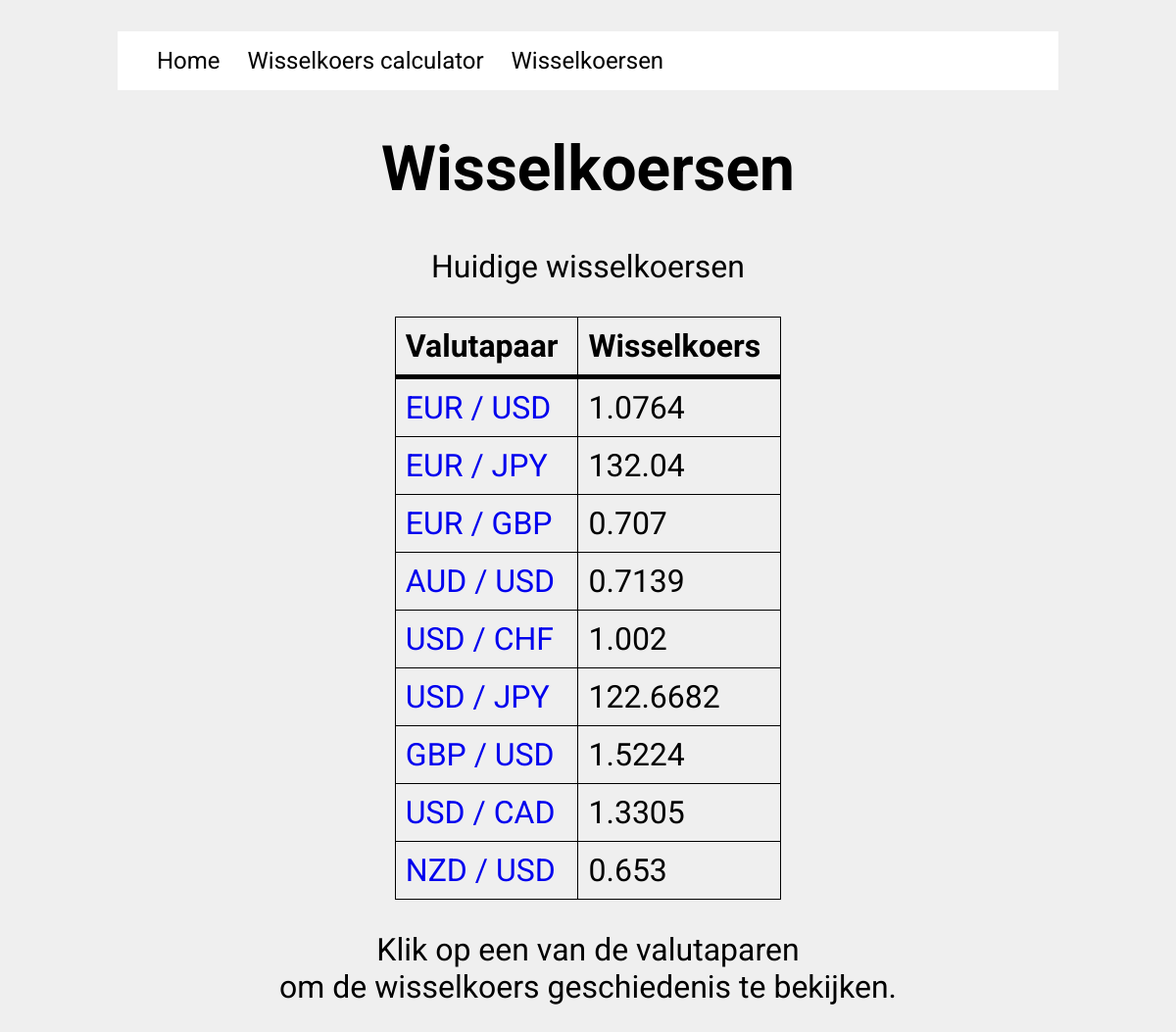
Screenshot of /currencypairs (signed in) with the database file from the repository.
### client/models.py (models this page shows, shortened)
class CurrencyPairHistory(models.Model):
    currency_pair = models.ForeignKey('CurrencyPair')
    date = models.DateField()
    currency_pair_rate = models.FloatField()
    @staticmethod
    def get_or_create(currency_pair, date):
        obj = CurrencyPairHistory()
        try:
            obj = CurrencyPairHistory.objects.get(currency_pair=currency_pair, date=date)
        finally:
            return obj

class CurrencyPair(models.Model):
    base_currency = models.ForeignKey('Currency', to_field='currency_code', related_name='base_currency')
    counter_currency = models.ForeignKey('Currency', to_field='currency_code', related_name='counter_currency')
    default_show = models.BooleanField(help_text='Toon dit currencypair op de website.', default=False,
                                       verbose_name='Toon')
    class Meta:
        verbose_name = "Currency pair"
        verbose_name_plural = "Currency pairs"

class Currency(models.Model):
    currency_name = models.CharField(max_length=50, null=False, blank=False)
    currency_code = models.CharField(max_length=3, unique=True)
    def __str__(self):
        return self.currency_code
    class Meta:
        verbose_name = "Currency"
        verbose_name_plural = "Currencies"

### client/views.py (the view)
# urls.py: url(r'^currencypairs', views.currency_rates, name='currencypairs'),
@login_required
def currency_rates(request):
    currency_pairs_values = []
    currency_pairs = CurrencyPair.objects.filter(default_show=True)
    for currency_pair in currency_pairs:
        currency_pair_value = CurrencyPairHistory.get_or_create(currency_pair, datetime.now())
        currency_pairs_values.append(currency_pair_value)
    if request.GET:
        currency_pair_id = request.GET.get('id')
        today = datetime.now()
        current_currency_pair = CurrencyPair.objects.get(pk=currency_pair_id)
        historic_values = []
        currency_pair = CurrencyPair.objects.get(pk=currency_pair_id)
        days = 60
        while days > 0:
            date = today - timedelta(days=days)
            currency_pair_value = CurrencyPairHistory.get_or_create(currency_pair, date)
            historic_values.append(currency_pair_value)
            days -= 1
        context = {
            'currency_pairs_values': currency_pairs_values,
            'historic_values': historic_values,
            'current_currency_pair': current_currency_pair,
        }
    else:
        context = {
            'currency_pairs_values': currency_pairs_values,
        }
    return render(request, '../templates/client/currencypairs.html', context)

### client/templates/client/currencypairs.html (shortened to what this page needs)
{% extends "base.html" %}
{% block content %}
    <div class="site-wrapper">
        <h1>Wisselkoersen</h1>
        <p>Huidige wisselkoersen</p>
        <table>
            <tr>
                <th> Valutapaar</th>
                <th> Wisselkoers</th>
            </tr>
            {% for value in currency_pairs_values %}
                <tr>
                    <td>
                        <a href="{% url "currencypairs" %}?id={{ value.currency_pair.id }}">
                            {{ value.currency_pair.base_currency }} / {{ value.currency_pair.counter_currency }}
                        </a>
                    </td>
                    <td>{{ value.currency_pair_rate }}</td>
                </tr>
            {% endfor %}
        </table>
        <p>Klik op een van de valutaparen<br/> om de wisselkoers geschiedenis te bekijken.</p>
    </div>
{% endblock %}

### templates/base.html (shortened to what this page needs)
<!DOCTYPE html>
<html lang="en">
<head>
    {% block head %}
        {% load staticfiles %}
        <link rel="stylesheet" href="{% static "css/style.css" %}"/>
    {% endblock %}
</head>
<body>
<div class="site-wrapper">
    <div class="menu">
        <ul>
            <li><a href="{% url 'index' %}">Home</a></li>
            <li><a href="{% url 'currencyconverter' %}">Wisselkoers calculator</a></li>
            <li><a href="{% url 'currencypairs' %}">Wisselkoersen</a></li>
        </ul>
    </div>
</div>
{% block content %}{% endblock %}
</body>
</html>

### static/css/style.css (style rules this page uses)
body { font-family: 'Roboto', sans-serif; font-size: 32px; background-color: #EFEFEF; margin: 0; margin-bottom: 50px; }
h1, h2, p { text-align: center; }
table { border-collapse: collapse; margin: 0 auto; }
table, td, th { border: 1px solid black; }
td, th { padding: 10px 20px 10px 10px; text-align: left; }
th { border-bottom-width: thick; }
td a { text-decoration: none; }
.site-wrapper { width: 960px; margin: 0 auto; }
.menu { width: inherit; height: 60px; background-color: #FFFFFF; }
.menu li { list-style-type: none; display: inline; line-height: 60px; margin-right: 20px; font-size: 24px; }
.menu a { text-decoration: none; color: black; }

### rows the page displays
CurrencyPairHistory: currency_pair.base_currency "EUR", currency_pair.counter_currency "USD", currency_pair_rate "1.0764"
CurrencyPairHistory: currency_pair.base_currency "EUR", currency_pair.counter_currency "JPY", currency_pair_rate "132.04"
CurrencyPairHistory: currency_pair.base_currency "EUR", currency_pair.counter_currency "GBP", currency_pair_rate "0.707"
CurrencyPairHistory: currency_pair.base_currency "AUD", currency_pair.counter_currency "USD", currency_pair_rate "0.7139"
CurrencyPairHistory: currency_pair.base_currency "USD", currency_pair.counter_currency "CHF", currency_pair_rate "1.002"
CurrencyPairHistory: currency_pair.base_currency "USD", currency_pair.counter_currency "JPY", currency_pair_rate "122.6682"
CurrencyPairHistory: currency_pair.base_currency "GBP", currency_pair.counter_currency "USD", currency_pair_rate "1.5224"
CurrencyPairHistory: currency_pair.base_currency "USD", currency_pair.counter_currency "CAD", currency_pair_rate "1.3305"
CurrencyPairHistory: currency_pair.base_currency "NZD", currency_pair.counter_currency "USD", currency_pair_rate "0.653"
